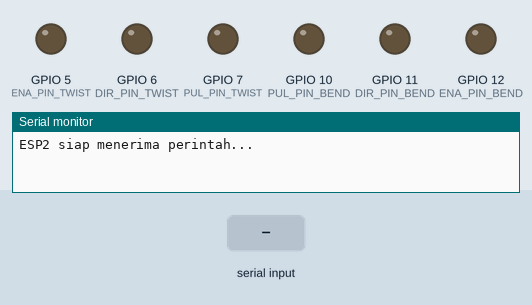
Simulated run of this sketch. Board: ESP32-S3. Shown: output pins drawn as LEDs (lit = HIGH), the last lines printed to the serial monitor. Inputs (shaded band) come from the test bench.

Above: at 1.2 s.
1.3 s: "RUN:\n" received over the second serial link
At 2.87 s:
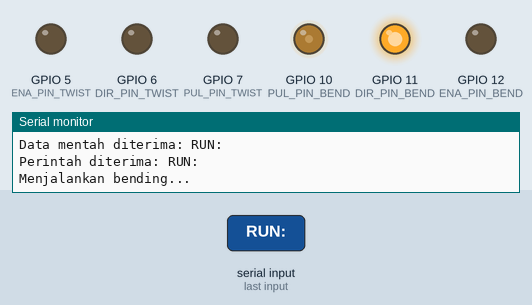
4.3 s: "RUN::45\n" received over the second serial link
At 7.0 s:
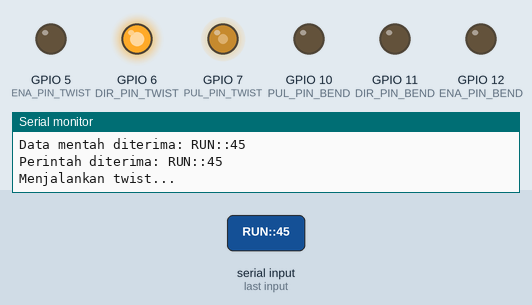
7.3 s: "RUN:90\n" received over the second serial link
At 11.2 s:
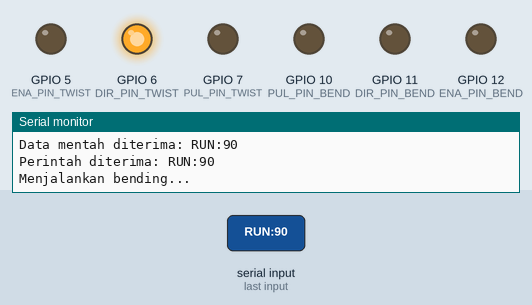
Timing chart, 0 to 16.3 s (numbered marks = the images above; inputs shaded):
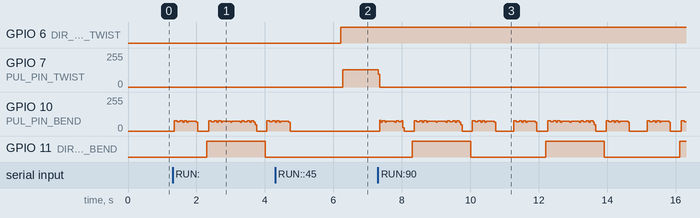

The sketch:

tescombineNOFIX2.ino
```cpp
#include <Arduino.h>

#define DIR_PIN_TWIST 6
#define ENA_PIN_TWIST 5
#define PUL_PIN_TWIST 7

#define DIR_PIN_BEND 11
#define ENA_PIN_BEND 12
#define PUL_PIN_BEND 10

const int stepsPerRevolution = 400;
const float degreesPerStep = 360.0 / stepsPerRevolution;

String inputData = "";
bool cancelRequested = false;

// Status dan state untuk twist dan bending dipisah
bool isRunningTwist = false;
float twistLeftCycles = 0;
float twistRightCycles = 0;

int twistLeftStepIndex = 0;
int twistRightStepIndex = 0;
bool twistRightStarted = false;

bool isRunningBend = false;
float bendTargetCycles = 0;
int bendCurrentCycle = 0;
float currentAngle = 90.0;

enum BendState { B_IDLE, B_TO_0, B_TO_180, B_TO_90, B_DONE };
BendState bendState = B_IDLE;

unsigned long lastInputTime = 0; // untuk timeout input

void setup() {
  Serial.begin(115200);
  Serial2.begin(115200, SERIAL_8N1, 16, 17);

  pinMode(DIR_PIN_TWIST, OUTPUT);
  pinMode(ENA_PIN_TWIST, OUTPUT);
  pinMode(PUL_PIN_TWIST, OUTPUT);
  digitalWrite(ENA_PIN_TWIST, LOW);

  pinMode(DIR_PIN_BEND, OUTPUT);
  pinMode(ENA_PIN_BEND, OUTPUT);
  pinMode(PUL_PIN_BEND, OUTPUT);
  digitalWrite(ENA_PIN_BEND, LOW);

  Serial.println("ESP2 siap menerima perintah...");

  // Bersihkan buffer serial
  while (Serial2.available()) Serial2.read();
}

void loop() {
  while (Serial2.available()) {
    char c = Serial2.read();

    // Abaikan karakter non-printable kecuali newline (untuk akhiri input)
    if (isPrintable(c) || c == '\n') {
      if (c != '\n') {
        inputData += c;
        lastInputTime = millis();
      } else {
        // Input lengkap diterima
        inputData.trim();
        Serial.print("Data mentah diterima: ");
        Serial.println(inputData);

        // Validasi input ketat
        if (isValidCommand(inputData)) {
          if (inputData.startsWith("RUN:") || inputData == "IDLE" || inputData == "CANCEL") {
            Serial.println("Perintah diterima: " + inputData);
            parseCommand(inputData);
          } else {
            Serial.println("Data tidak dikenal: " + inputData);
          }
        } else {
          Serial.println("Data tidak valid, diabaikan.");
        }
        inputData = "";
      }
    } else {
      // Abaikan karakter non-printable lain, reset buffer jika ada data partial
      if (inputData.length() > 0) {
        Serial.println("Karakter aneh terdeteksi, reset buffer input.");
        inputData = "";
      }
    }
  }

  // Timeout reset buffer jika input tidak lengkap dalam 2 detik
  if (inputData.length() > 0 && millis() - lastInputTime > 2000) {
    Serial.println("Timeout input, reset buffer.");
    inputData = "";
  }

  // Jalankan twist jika sedang aktif
  if (isRunningTwist) {
    runTwistStep();
  }

  // Jalankan bending jika sedang aktif
  if (isRunningBend) {
    runBendStep();
  }

  if (cancelRequested) {
    cancelRequested = false;
    if (isRunningTwist) {
      isRunningTwist = false;
      Serial2.println("CANCELLED");
      Serial.println("Twist dibatalkan.");
    }
    if (isRunningBend) {
      isRunningBend = false;
      bendState = B_IDLE;
      moveToAngle(90);
      Serial2.println("CANCELLED");
      Serial.println("Bending dibatalkan.");
    }
  }
}

bool isValidCommand(String cmd) {
  // Perintah valid harus dimulai dengan RUN:, IDLE, atau CANCEL (case sensitive)
  if (cmd.startsWith("RUN:") || cmd == "IDLE" || cmd == "CANCEL") return true;
  return false;
}

// Parsing command dan set state mode
void parseCommand(String cmd) {
  if (cmd.startsWith("RUN:")) {
    String params = cmd.substring(4);
    int sepIndex = params.indexOf(':');
    if (sepIndex != -1) {
      twistLeftCycles = params.substring(0, sepIndex).toFloat();
      twistRightCycles = params.substring(sepIndex + 1).toFloat();

      // Reset indeks langkah twist dan flag mulai kanan
      twistLeftStepIndex = 0;
      twistRightStepIndex = 0;
      twistRightStarted = false;

      // Set mode twist aktif, hentikan mode bending
      isRunningTwist = true;
      isRunningBend = false;
      Serial.println("Menjalankan twist...");
    } else {
      // Handle bending mode
      bendTargetCycles = params.toFloat();
      bendCurrentCycle = 0;
      bendState = B_TO_0;
      isRunningBend = true;
      isRunningTwist = false;
      Serial.println("Menjalankan bending...");
    }
    cancelRequested = false;
  } else if (cmd == "IDLE") {
    isRunningBend = false;
    isRunningTwist = false;
    bendState = B_IDLE;
    moveToAngle(90);
  } else if (cmd == "CANCEL") {
    cancelRequested = true;
    Serial.println("Permintaan CANCEL diterima.");
  }
}

// Fungsi langkah step untuk twist (blocking dibagi langkah kecil atau tunjukkan progress)
void runTwistStep() {
  int totalLeftSteps = (int)(twistLeftCycles * stepsPerRevolution);
  int totalRightSteps = (int)(twistRightCycles * stepsPerRevolution);

  // Jika twist kiri belum selesai
  if (twistLeftStepIndex < totalLeftSteps) {
    moveSingleStepTwist(LOW);
    twistLeftStepIndex++;
    if (twistLeftStepIndex % stepsPerRevolution == 0 || twistLeftStepIndex == totalLeftSteps) {
      Serial2.printf("PROG:LEFT:%.2f\n", (float)twistLeftStepIndex / stepsPerRevolution);
    }
    return;
  }

  // Setelah selesai kiri, beri jeda 1 detik sebelum mulai kanan
  if (!twistRightStarted) {
    twistRightStarted = true;
    twistRightStepIndex = 0;
    delay(1000);  // Jeda 1 detik sebelum mulai putaran kanan
  }

  if (twistRightStepIndex < totalRightSteps) {
    moveSingleStepTwist(HIGH);
    twistRightStepIndex++;
    if (twistRightStepIndex % stepsPerRevolution == 0 || twistRightStepIndex == totalRightSteps) {
      Serial2.printf("PROG:RIGHT:%.2f\n", (float)twistRightStepIndex / stepsPerRevolution);
    }
    return;
  }

  // Telah selesai putaran kiri dan kanan
  isRunningTwist = false;
  twistRightStarted = false;
  twistLeftStepIndex = 0;
  twistRightStepIndex = 0;
  Serial2.println("DONE");
}

void moveSingleStepTwist(int direction) {
  digitalWrite(DIR_PIN_TWIST, direction);
  digitalWrite(PUL_PIN_TWIST, HIGH);
  delayMicroseconds(5000);
  digitalWrite(PUL_PIN_TWIST, LOW);
  delayMicroseconds(5000);
}

// Fungsi langkah step untuk bending (berdasarkan state bending)
void runBendStep() {
  switch (bendState) {
    case B_TO_0:
      moveToAngle(0);
      bendState = B_TO_180;
      delay(300);
      break;
    case B_TO_180:
      moveToAngle(180);
      bendState = B_TO_90;
      delay(300);
      break;
    case B_TO_90:
      moveToAngle(90);
      bendCurrentCycle++;
      Serial2.printf("PROG:%d/%.2f\n", bendCurrentCycle, bendTargetCycles);
      if (bendCurrentCycle >= (int)bendTargetCycles) {
        bendState = B_DONE;
      } else {
        bendState = B_TO_0;
      }
      delay(500);
      break;
    case B_DONE:
      isRunningBend = false;
      bendState = B_IDLE;
      Serial2.println("DONE");
      break;
    default:
      break;
  }
}

void moveToAngle(float targetAngle) {
  if (targetAngle != 0 && targetAngle != 90 && targetAngle != 180) return;

  float delta = targetAngle - currentAngle;
  if (abs(delta) < 0.5) return;

  int direction = delta > 0 ? HIGH : LOW;
  int stepsToMove = abs(delta) / degreesPerStep;

  digitalWrite(DIR_PIN_BEND, direction);
  for (int i = 0; i < stepsToMove; i++) {
    if (cancelRequested) return;
    digitalWrite(PUL_PIN_BEND, HIGH);
    delayMicroseconds(2000);
    digitalWrite(PUL_PIN_BEND, LOW);
    delayMicroseconds(5000);
  }

  currentAngle = targetAngle;
}
```

Measured:
- after the input at 1.3 s, GPIO 11 (DIR_PIN_BEND): LOW → HIGH after 1.0 s, → LOW 1.7 s later
- after the input at 4.3 s, GPIO 6 (DIR_PIN_TWIST): LOW → HIGH after 1.9 s; GPIO 7 (PUL_PIN_TWIST): 0/255 → 128/255 after 2.0 s
- after the input at 7.3 s, GPIO 7 (PUL_PIN_TWIST): 128/255 → 0/255 at once; GPIO 11 (DIR_PIN_BEND): alternates HIGH for 1.7 s and LOW for 2.2 s, starting after 1.0 s
